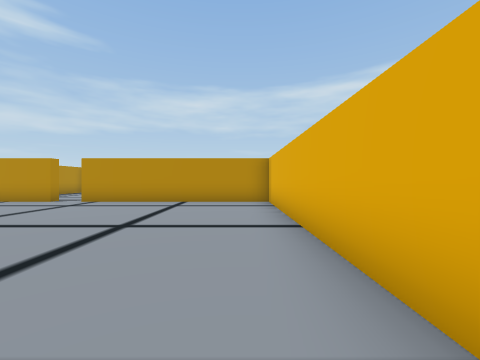
view 1 (above)

14 first-person views from a walk through a 3-D level made in the Unity game engine. The camera is 1.5 m above the floor, looks level and sees 90° across. The floor is counted in squares, 2 m on a side. Each view is taken from the middle of a square. On the plan, view 1 faces up. The plan holds only what a view shows up to about 9 squares ahead; the rest is blank. The place goes on beyond the plan. Some animated figures are not drawn. Door leaves are left out, so doorways stand open.

view 2
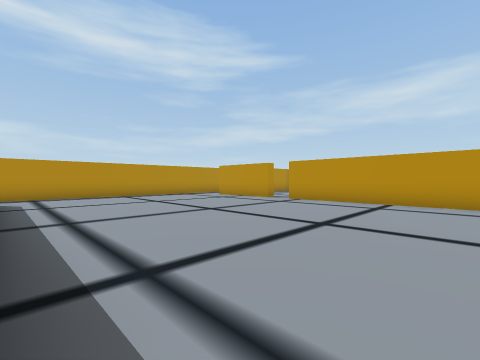

view 3
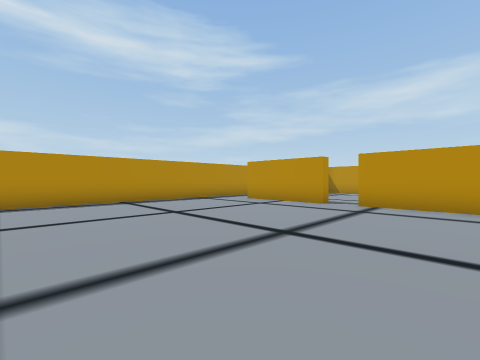

view 4
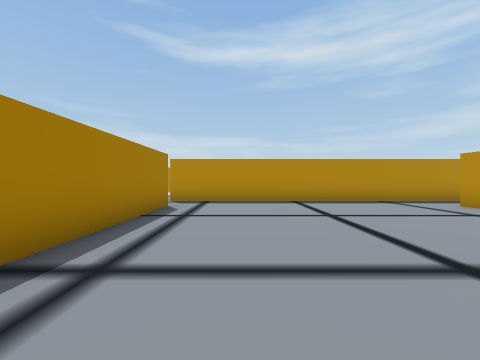

view 5
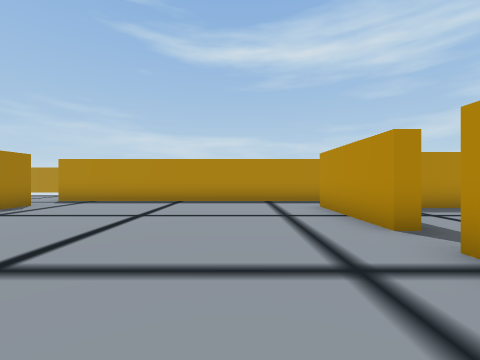

view 6
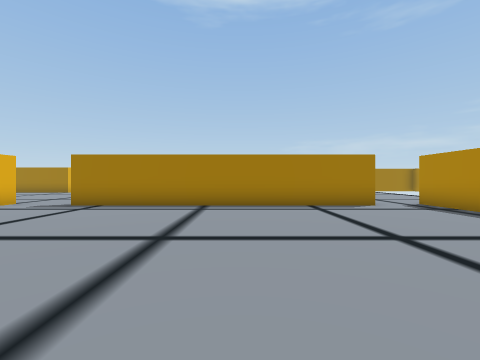

view 7
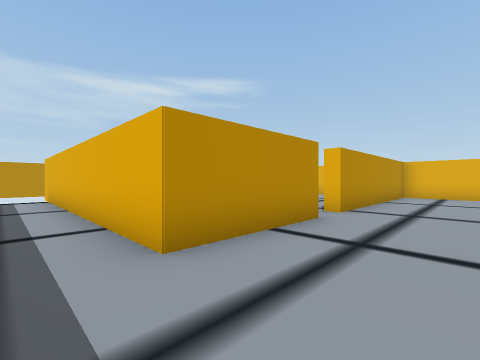

view 8
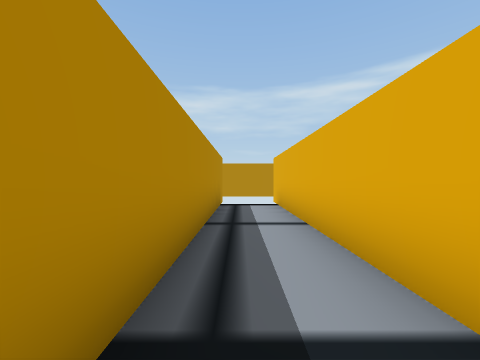

view 9
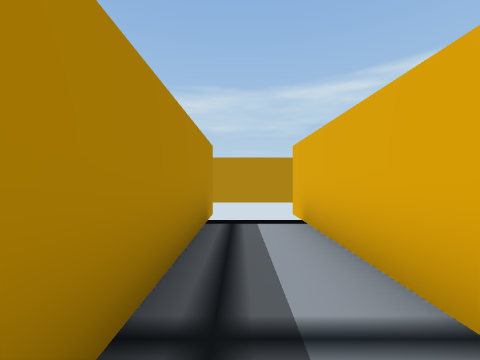

view 10
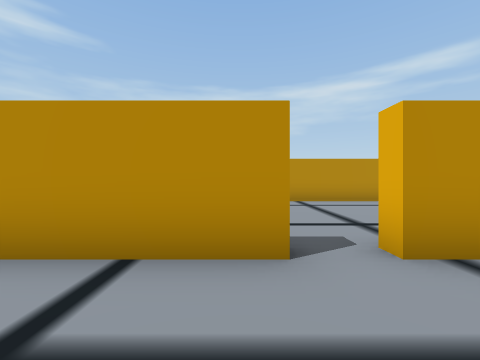

view 11
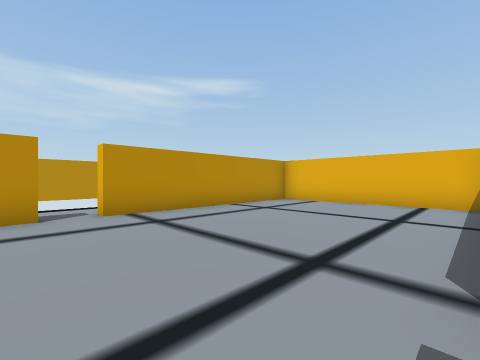

view 12
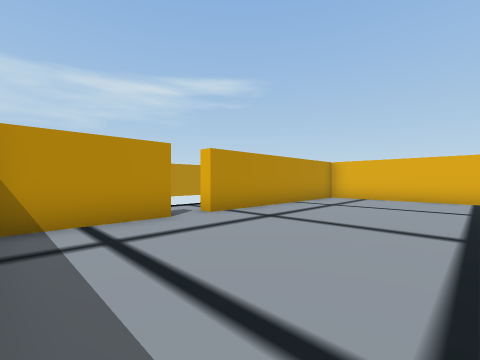

view 13
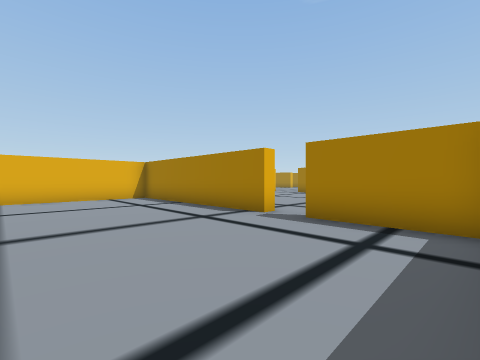

view 14
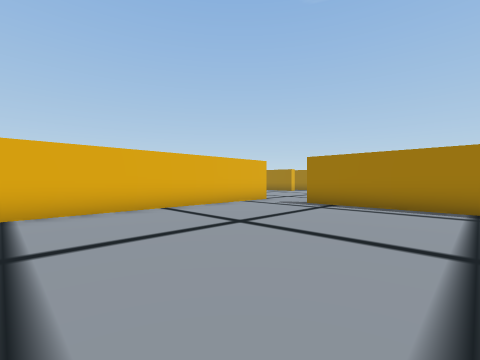

### Floor plan
Points are (right, up) in squares from view 1. A wall is a line through its corners. A room is listed if a view was taken in it or the views show most of it. See-through windows are left out.
Room 1 (views 1, 2, 3, 4, 5, 6, 7, 8, 9, 10, 14)
walls: (-6.5, 8.7) (-6.5, 8.3) (-9.8, 8.3) (-9.8, 17.2); (-10, -0.1) (-1, -0.1); (1, -0.5) (1, 8.3) (-5.5, 8.3); (-11.6, 17.2) (-11.6, -0.5)
ways out: opening at (-6, 8) to room 2; opening at (-10.5, 0); opening at (0, 0)
Room 2 (views 11, 12, 13)
walls: (-5.5, 8.3) (-5.5, 8.7) (-0.6, 8.7); (-6.5, 14.5) (-9, 14.5); (-9.4, 12) (-9.4, 10.9); (-9, 8.7) (-6.5, 8.7); (0.2, 14.5) (-5.5, 14.5); (1, 9) (1, 13.8)
ways out: opening at (-6, 8) to room 1; opening at (-6, 14)

Positions as (right, up) in squares from view 1, and headings:
1: (0, 0), facing up
2: (0, 0), facing up-left
3: (-3, 1), facing up-left
4: (-3, 2), facing left
5: (-3, 6), facing left
6: (-6, 7), facing down
7: (-11, 6), facing up-right
8: (-11, 9), facing up
9: (-11, 12), facing up
10: (-7, 6), facing up
11: (-7, 9), facing up-right
12: (-9, 10), facing up-right
13: (-9, 13), facing down-right
14: (-5, 7), facing down-right
